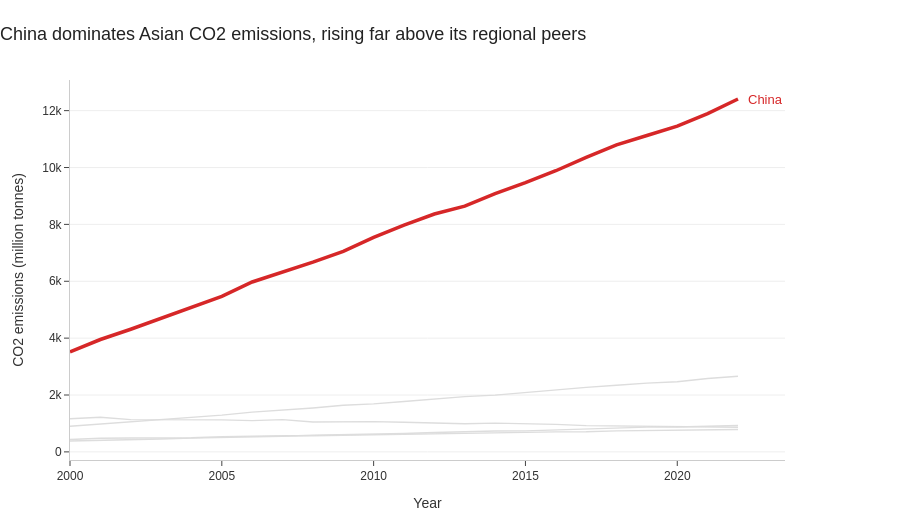

The cell this chart's notebook holds for it:
### Markdown cell above
---
## Task 1 — Multi-Series Line Chart with Highlight

**What to build:** A line chart showing CO2 emissions over time for **all Asian countries** in the dataset, with one country highlighted.

**Requirements:**
- All countries shown (for context), but only **one highlighted in colour** — your choice which
- All other lines in grey (#DDDDDD), thinner
- Highlighted country **labelled directly** at the end of its line (not in a legend)
- Insight title that names the highlighted country and its story

> 💡 `df[df['Region'] == 'Asia']` to filter; use `go.Figure()` with a loop for per-country control

### Code cell
# Task 1 — Multi-series line with highlight
asia = df[df['Region'] == 'Asia'].copy()
highlight_country = 'China'

fig = go.Figure()

for country in asia['Country'].unique():
    country_data = asia[asia['Country'] == country]
    is_highlight = country == highlight_country
    
    fig.add_trace(
        go.Scatter(
            x=country_data['Year'],
            y=country_data['CO2_Mt'],
            mode='lines',
            line=dict(
                color='#D62728' if is_highlight else '#DDDDDD',
                width=3.5 if is_highlight else 1.4
            ),
            hovertemplate=f'{country}<br>%{{x}}: %{{y:,.0f}} Mt<extra></extra>',
            showlegend=False
        )
    )

highlight_end = asia[(asia['Country'] == highlight_country) & (asia['Year'] == asia['Year'].max())].iloc[0]

fig.add_annotation(
    x=highlight_end['Year'],
    y=highlight_end['CO2_Mt'],
    text=highlight_country,
    showarrow=False,
    xanchor='left',
    xshift=8,
    font=dict(color='#D62728', size=13, family='Arial')
)

fig.update_layout(
    title=dict(
        text='China dominates Asian CO2 emissions, rising far above its regional peers',
        x=0,
        font=dict(size=18, family='Arial', color='#222222')
    ),
    font=dict(family='Arial', color='#333333'),
    plot_bgcolor='white',
    paper_bgcolor='white',
    width=900,
    height=520,
    margin=dict(l=70, r=115, t=80, b=60),
    xaxis=dict(
        title='Year',
        showline=True,
        linecolor='#CCCCCC',
        showgrid=False,
        ticks='outside'
    ),
    yaxis=dict(
        title='CO2 emissions (million tonnes)',
        showline=True,
        linecolor='#CCCCCC',
        gridcolor='#EEEEEE',
        zeroline=False,
        ticks='outside'
    )
)

fig.show()

### Figure 1 — Plotly figure (JSON) as saved in the notebook; plotly's stock layout.template omitted (floating-point values rounded to 4 significant figures)
{"data": [{"hovertemplate": "China<br>%{x}: %{y:,.0f} Mt<extra></extra>", "line": {"color": "#D62728", "width": 3.5}, "mode": "lines", "showlegend": false, "type": "scatter", "x": [2000, 2001, 2002, 2003, 2004, 2005, 2006, 2007, 2008, 2009, 2010, 2011, 2012, 2013, 2014, 2015, 2016, 2017, 2018, 2019, 2020, 2021, 2022], "y": [3514.0, 3952.0, 4312.0, 4692.0, 5079.0, 5468.0, 5974.0, 6323.0, 6673.0, 7053.0, 7543.0, 7972.0, 8365.0, 8641.0, 9078.0, 9466.0, 9887.0, 10360.0, 10790.0, 11130.0, 11450.0, 11900.0, 12410.0]}, {"hovertemplate": "India<br>%{x}: %{y:,.0f} Mt<extra></extra>", "line": {"color": "#DDDDDD", "width": 1.4}, "mode": "lines", "showlegend": false, "type": "scatter", "x": [2000, 2001, 2002, 2003, 2004, 2005, 2006, 2007, 2008, 2009, 2010, 2011, 2012, 2013, 2014, 2015, 2016, 2017, 2018, 2019, 2020, 2021, 2022], "y": [901.6, 974.6, 1056.0, 1146.0, 1205.0, 1291.0, 1396.0, 1466.0, 1542.0, 1637.0, 1687.0, 1774.0, 1865.0, 1945.0, 1994.0, 2092.0, 2177.0, 2267.0, 2345.0, 2419.0, 2466.0, 2580.0, 2661.0]}, {"hovertemplate": "Japan<br>%{x}: %{y:,.0f} Mt<extra></extra>", "line": {"color": "#DDDDDD", "width": 1.4}, "mode": "lines", "showlegend": false, "type": "scatter", "x": [2000, 2001, 2002, 2003, 2004, 2005, 2006, 2007, 2008, 2009, 2010, 2011, 2012, 2013, 2014, 2015, 2016, 2017, 2018, 2019, 2020, 2021, 2022], "y": [1166.0, 1220.0, 1136.0, 1131.0, 1151.0, 1127.0, 1101.0, 1133.0, 1050.0, 1061.0, 1064.0, 1042.0, 1005.0, 990.9, 1010.0, 996.6, 967.4, 925.1, 916.6, 914.5, 902.8, 898.1, 865.1]}, {"hovertemplate": "South Korea<br>%{x}: %{y:,.0f} Mt<extra></extra>", "line": {"color": "#DDDDDD", "width": 1.4}, "mode": "lines", "showlegend": false, "type": "scatter", "x": [2000, 2001, 2002, 2003, 2004, 2005, 2006, 2007, 2008, 2009, 2010, 2011, 2012, 2013, 2014, 2015, 2016, 2017, 2018, 2019, 2020, 2021, 2022], "y": [438.1, 481.5, 490.6, 490.8, 494.6, 537.2, 539.0, 566.1, 570.0, 585.4, 595.9, 620.6, 631.1, 649.6, 646.2, 686.5, 704.0, 706.0, 738.5, 750.8, 755.8, 777.3, 789.5]}, {"hovertemplate": "Indonesia<br>%{x}: %{y:,.0f} Mt<extra></extra>", "line": {"color": "#DDDDDD", "width": 1.4}, "mode": "lines", "showlegend": false, "type": "scatter", "x": [2000, 2001, 2002, 2003, 2004, 2005, 2006, 2007, 2008, 2009, 2010, 2011, 2012, 2013, 2014, 2015, 2016, 2017, 2018, 2019, 2020, 2021, 2022], "y": [382.8, 400.4, 430.7, 453.8, 482.6, 501.9, 533.0, 551.8, 586.6, 602.5, 614.5, 647.3, 680.1, 717.7, 736.3, 738.2, 768.8, 813.7, 834.8, 872.3, 876.5, 898.5, 930.5]}], "layout": {"annotations": [{"font": {"color": "#D62728", "family": "Arial", "size": 13}, "showarrow": false, "text": "China", "x": 2022, "xanchor": "left", "xshift": 8, "y": 12410.0}], "font": {"color": "#333333", "family": "Arial"}, "height": 520, "margin": {"b": 60, "l": 70, "r": 115, "t": 80}, "paper_bgcolor": "white", "plot_bgcolor": "white", "title": {"font": {"color": "#222222", "family": "Arial", "size": 18}, "text": "China dominates Asian CO2 emissions, rising far above its regional peers", "x": 0}, "width": 900, "xaxis": {"linecolor": "#CCCCCC", "showgrid": false, "showline": true, "ticks": "outside", "title": {"text": "Year"}}, "yaxis": {"gridcolor": "#EEEEEE", "linecolor": "#CCCCCC", "showline": true, "ticks": "outside", "title": {"text": "CO2 emissions (million tonnes)"}, "zeroline": false}}}
